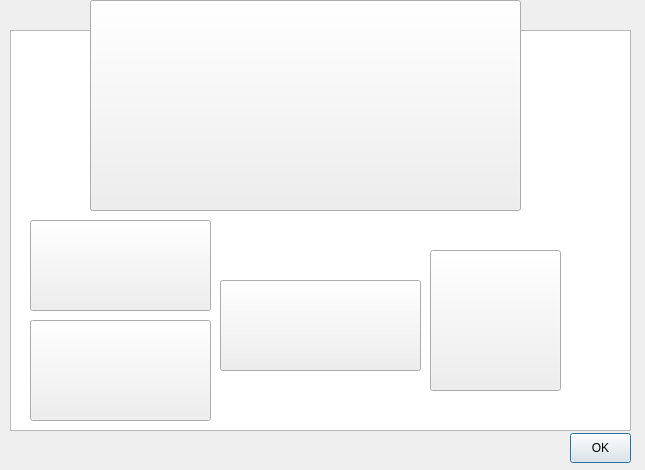
<?xml version="1.0" encoding="UTF-8"?>
<ui version="4.0">
 <class>Error_Dialog</class>
 <widget class="QDialog" name="Error_Dialog">
  <property name="geometry">
   <rect>
    <x>0</x>
    <y>0</y>
    <width>645</width>
    <height>470</height>
   </rect>
  </property>
  <property name="maximumSize">
   <size>
    <width>645</width>
    <height>585</height>
   </size>
  </property>
  <property name="windowTitle">
   <string>Dialog</string>
  </property>
  <widget class="QPushButton" name="pushButton_Error_Dialog">
   <property name="geometry">
    <rect>
     <x>570</x>
     <y>433</y>
     <width>61</width>
     <height>30</height>
    </rect>
   </property>
   <property name="text">
    <string>OK</string>
   </property>
  </widget>
  <widget class="QTextBrowser" name="textBrowser_Error_Dialog">
   <property name="geometry">
    <rect>
     <x>10</x>
     <y>30</y>
     <width>621</width>
     <height>401</height>
    </rect>
   </property>
  </widget>
  <widget class="QPushButton" name="pushButton_BitRock">
   <property name="geometry">
    <rect>
     <x>30</x>
     <y>220</y>
     <width>181</width>
     <height>91</height>
    </rect>
   </property>
   <property name="text">
    <string/>
   </property>
  </widget>
  <widget class="QPushButton" name="pushButton_GPL">
   <property name="geometry">
    <rect>
     <x>220</x>
     <y>280</y>
     <width>201</width>
     <height>91</height>
    </rect>
   </property>
   <property name="text">
    <string/>
   </property>
  </widget>
  <widget class="QPushButton" name="pushButton_perl">
   <property name="geometry">
    <rect>
     <x>30</x>
     <y>320</y>
     <width>181</width>
     <height>101</height>
    </rect>
   </property>
   <property name="text">
    <string/>
   </property>
  </widget>
  <widget class="QPushButton" name="pushButton_Qt_logo">
   <property name="geometry">
    <rect>
     <x>430</x>
     <y>250</y>
     <width>131</width>
     <height>141</height>
    </rect>
   </property>
   <property name="text">
    <string/>
   </property>
  </widget>
  <widget class="QPushButton" name="pushButton_DOMINO">
   <property name="geometry">
    <rect>
     <x>90</x>
     <y>0</y>
     <width>431</width>
     <height>211</height>
    </rect>
   </property>
   <property name="text">
    <string/>
   </property>
  </widget>
 </widget>
 <resources/>
 <connections/>
</ui>
